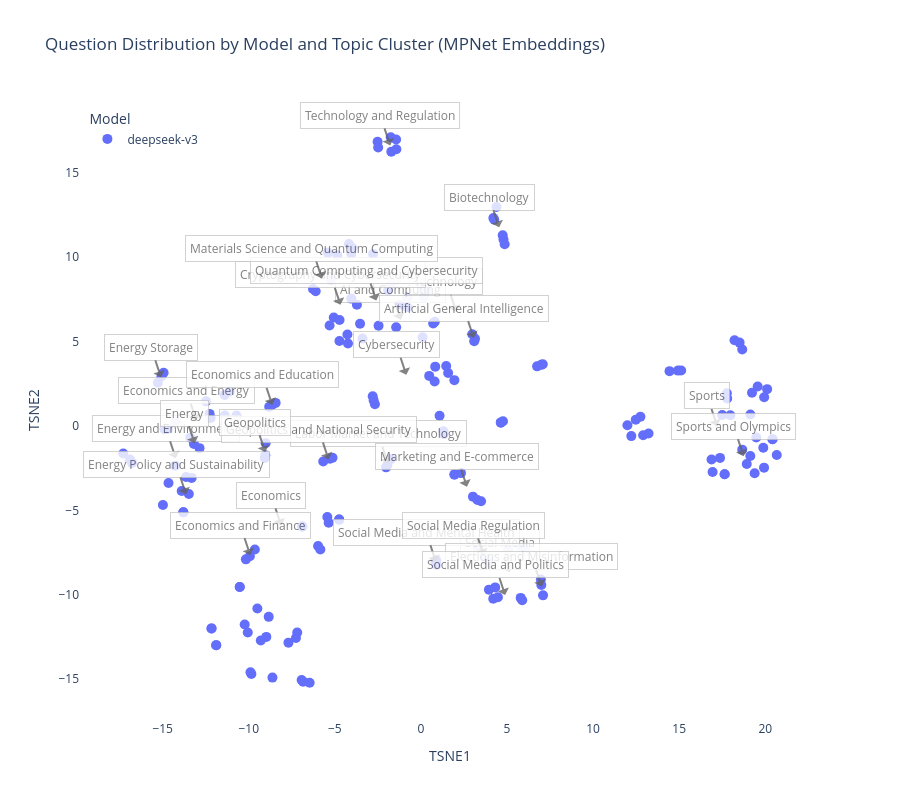

The notebook cell this image was saved under:
### Code cell
import numpy as np
from sklearn.feature_extraction.text import TfidfVectorizer
from sklearn.cluster import HDBSCAN
from sklearn.manifold import TSNE
import plotly.express as px
import plotly.graph_objects as go
from collections import Counter

def analyze_model_topics(logical_and_df: pd.DataFrame, model_names: list[str]):
    """
    Analyze and visualize topic distribution between models using MPNet embeddings and t-SNE.
    Interactive visualization with Plotly.
    """
    # Filter for specified models
    model_df = logical_and_df[logical_and_df['generator_model'].isin(model_names)]
    
    # Initialize MPNet model
    mpnet = SentenceTransformer('sentence-transformers/all-mpnet-base-v2')
    
    # Get embeddings for questions
    texts = model_df['question_body'].tolist()
    embeddings = mpnet.encode(texts, show_progress_bar=True)
    
    # t-SNE dimensionality reduction
    tsne = TSNE(n_components=2, 
                perplexity=30, 
                random_state=42)
    
    tsne_embeddings = tsne.fit_transform(embeddings)
    
    # Create visualization DataFrame
    viz_df = pd.DataFrame({
        'TSNE1': tsne_embeddings[:, 0],
        'TSNE2': tsne_embeddings[:, 1],
        'Model': model_df['generator_model'].values,
        'Question': texts,
        'Question_Preview': [t[:100] + '...' for t in texts],
        'Topic': model_df['topic'].values
    })
    
    # Create interactive plot
    fig = px.scatter(
        viz_df,
        x='TSNE1',
        y='TSNE2',
        color='Model',
        symbol='Model',
        hover_data={
            'TSNE1': False,
            'TSNE2': False,
            'Model': True,
            'Topic': True,
            'Question_Preview': True
        },
        title='Question Distribution by Model and Topic Cluster (MPNet Embeddings)',
        labels={'Question_Preview': 'Question'},
        height=800
    )
    
    # Add topic labels
    for topic in viz_df['Topic'].unique():
        if pd.isna(topic):  # Skip NaN topics
            continue
        topic_points = viz_df[viz_df['Topic'] == topic]
        x_mean = topic_points['TSNE1'].mean()
        y_mean = topic_points['TSNE2'].mean()
        
        fig.add_annotation(
            x=x_mean,
            y=y_mean,
            text=topic,
            showarrow=True,
            arrowhead=1,
            arrowsize=1,
            arrowwidth=2,
            arrowcolor="#636363",
            font=dict(size=12, color="#636363"),
            bgcolor="white",
            bordercolor="#c7c7c7",
            borderwidth=1,
            borderpad=4,
            opacity=0.8
        )
    
    # Update layout
    fig.update_traces(
        marker=dict(size=10),
        selector=dict(mode='markers')
    )
    
    fig.update_layout(
        legend=dict(
            yanchor="top",
            y=0.99,
            xanchor="left",
            x=0.01
        ),
        plot_bgcolor='white'
    )
    
    # Show plot
    fig.show()
    
    # Print topic distribution
    print("\nTopic distribution by model:")
    for model in model_names:
        model_data = viz_df[viz_df['Model'] == model]
        topic_dist = model_data['Topic'].value_counts()
        print(f"\n{model} topic distribution:")
        print(topic_dist)
    
    return viz_df

# Run the analysis
model_names = ['deepseek-v3']
viz_df = analyze_model_topics(combined_df, model_names)
#Energy and Environment = Energy Storage, Economics and Energy, Energy, Energy and Environment, Energy Policy and Sustainabity 
#Economics = Economics, Economics and Finance
#Politics = Geopolitcs, Economics and Education, Geopolitics and National Security, Labor Market and Technology
#Computing = Technology and Regulation, Materials Science and Quantum Computing, Cryptography, AI and Computing
#Artificial General Intelligence = Artificial General Intelligence, Robotics, AI and Robotics, AI and Computing, AI and Robotics 
#Biotechnology = Biotechnology, Healthcare and Biotech
# Sports = Sports, Sports and Olympics

### Figure 1 — Plotly figure (JSON) as saved in the notebook; plotly's stock layout.template omitted (floating-point values rounded to 4 significant figures; data arrays with more than 128 entries replaced by an {"elided": "..."} marker saying what was removed)
{"data": [{"customdata": {"elided": "201x3 str values"}, "hovertemplate": "Model=%{customdata[0]}<br>Topic=%{customdata[1]}<br>Question=%{customdata[2]}<extra></extra>", "legendgroup": "deepseek-v3", "marker": {"color": "#636efa", "size": 10, "symbol": "circle"}, "mode": "markers", "name": "deepseek-v3", "orientation": "v", "showlegend": true, "type": "scatter", "x": {"elided": "201 float values"}, "xaxis": "x", "y": {"elided": "201 float values"}, "yaxis": "y"}], "layout": {"annotations": [{"arrowcolor": "#636363", "arrowhead": 1, "arrowsize": 1, "arrowwidth": 2, "bgcolor": "white", "bordercolor": "#c7c7c7", "borderpad": 4, "borderwidth": 1, "font": {"color": "#636363", "size": 12}, "opacity": 0.8, "showarrow": true, "text": "Sports", "x": 17.21, "y": -0.002617}, {"arrowcolor": "#636363", "arrowhead": 1, "arrowsize": 1, "arrowwidth": 2, "bgcolor": "white", "bordercolor": "#c7c7c7", "borderpad": 4, "borderwidth": 1, "font": {"color": "#636363", "size": 12}, "opacity": 0.8, "showarrow": true, "text": "Energy and Environment", "x": -14.24, "y": -1.913}, {"arrowcolor": "#636363", "arrowhead": 1, "arrowsize": 1, "arrowwidth": 2, "bgcolor": "white", "bordercolor": "#c7c7c7", "borderpad": 4, "borderwidth": 1, "font": {"color": "#636363", "size": 12}, "opacity": 0.8, "showarrow": true, "text": "Energy Policy and Sustainability", "x": -13.64, "y": -4.057}, {"arrowcolor": "#636363", "arrowhead": 1, "arrowsize": 1, "arrowwidth": 2, "bgcolor": "white", "bordercolor": "#c7c7c7", "borderpad": 4, "borderwidth": 1, "font": {"color": "#636363", "size": 12}, "opacity": 0.8, "showarrow": true, "text": "Cybersecurity", "x": -0.8515, "y": 3.035}, {"arrowcolor": "#636363", "arrowhead": 1, "arrowsize": 1, "arrowwidth": 2, "bgcolor": "white", "bordercolor": "#c7c7c7", "borderpad": 4, "borderwidth": 1, "font": {"color": "#636363", "size": 12}, "opacity": 0.8, "showarrow": true, "text": "Economics", "x": -8.118, "y": -5.897}, {"arrowcolor": "#636363", "arrowhead": 1, "arrowsize": 1, "arrowwidth": 2, "bgcolor": "white", "bordercolor": "#c7c7c7", "borderpad": 4, "borderwidth": 1, "font": {"color": "#636363", "size": 12}, "opacity": 0.8, "showarrow": true, "text": "Sports and Olympics", "x": 18.74, "y": -1.793}, {"arrowcolor": "#636363", "arrowhead": 1, "arrowsize": 1, "arrowwidth": 2, "bgcolor": "white", "bordercolor": "#c7c7c7", "borderpad": 4, "borderwidth": 1, "font": {"color": "#636363", "size": 12}, "opacity": 0.8, "showarrow": true, "text": "AI and Computing", "x": -1.171, "y": 6.301}, {"arrowcolor": "#636363", "arrowhead": 1, "arrowsize": 1, "arrowwidth": 2, "bgcolor": "white", "bordercolor": "#c7c7c7", "borderpad": 4, "borderwidth": 1, "font": {"color": "#636363", "size": 12}, "opacity": 0.8, "showarrow": true, "text": "Technology", "x": 2.06, "y": 6.758}, {"arrowcolor": "#636363", "arrowhead": 1, "arrowsize": 1, "arrowwidth": 2, "bgcolor": "white", "bordercolor": "#c7c7c7", "borderpad": 4, "borderwidth": 1, "font": {"color": "#636363", "size": 12}, "opacity": 0.8, "showarrow": true, "text": "Cryptography and Cybersecurity", "x": -4.673, "y": 7.179}, {"arrowcolor": "#636363", "arrowhead": 1, "arrowsize": 1, "arrowwidth": 2, "bgcolor": "white", "bordercolor": "#c7c7c7", "borderpad": 4, "borderwidth": 1, "font": {"color": "#636363", "size": 12}, "opacity": 0.8, "showarrow": true, "text": "Biotechnology", "x": 4.543, "y": 11.77}, {"arrowcolor": "#636363", "arrowhead": 1, "arrowsize": 1, "arrowwidth": 2, "bgcolor": "white", "bordercolor": "#c7c7c7", "borderpad": 4, "borderwidth": 1, "font": {"color": "#636363", "size": 12}, "opacity": 0.8, "showarrow": true, "text": "Quantum Computing and Cybersecurity", "x": -2.594, "y": 7.438}, {"arrowcolor": "#636363", "arrowhead": 1, "arrowsize": 1, "arrowwidth": 2, "bgcolor": "white", "bordercolor": "#c7c7c7", "borderpad": 4, "borderwidth": 1, "font": {"color": "#636363", "size": 12}, "opacity": 0.8, "showarrow": true, "text": "Labor Market and Technology", "x": -1.908, "y": -2.247}, {"arrowcolor": "#636363", "arrowhead": 1, "arrowsize": 1, "arrowwidth": 2, "bgcolor": "white", "bordercolor": "#c7c7c7", "borderpad": 4, "borderwidth": 1, "font": {"color": "#636363", "size": 12}, "opacity": 0.8, "showarrow": true, "text": "Social Media", "x": 5.153, "y": -8.666}, {"arrowcolor": "#636363", "arrowhead": 1, "arrowsize": 1, "arrowwidth": 2, "bgcolor": "white", "bordercolor": "#c7c7c7", "borderpad": 4, "borderwidth": 1, "font": {"color": "#636363", "size": 12}, "opacity": 0.8, "showarrow": true, "text": "Economics and Energy", "x": -13.04, "y": 0.305}, {"arrowcolor": "#636363", "arrowhead": 1, "arrowsize": 1, "arrowwidth": 2, "bgcolor": "white", "bordercolor": "#c7c7c7", "borderpad": 4, "borderwidth": 1, "font": {"color": "#636363", "size": 12}, "opacity": 0.8, "showarrow": true, "text": "Social Media and Mental Health", "x": 0.8778, "y": -8.074}, {"arrowcolor": "#636363", "arrowhead": 1, "arrowsize": 1, "arrowwidth": 2, "bgcolor": "white", "bordercolor": "#c7c7c7", "borderpad": 4, "borderwidth": 1, "font": {"color": "#636363", "size": 12}, "opacity": 0.8, "showarrow": true, "text": "Energy", "x": -13.15, "y": -1.026}, {"arrowcolor": "#636363", "arrowhead": 1, "arrowsize": 1, "arrowwidth": 2, "bgcolor": "white", "bordercolor": "#c7c7c7", "borderpad": 4, "borderwidth": 1, "font": {"color": "#636363", "size": 12}, "opacity": 0.8, "showarrow": true, "text": "Marketing and E-commerce", "x": 2.67, "y": -3.599}, {"arrowcolor": "#636363", "arrowhead": 1, "arrowsize": 1, "arrowwidth": 2, "bgcolor": "white", "bordercolor": "#c7c7c7", "borderpad": 4, "borderwidth": 1, "font": {"color": "#636363", "size": 12}, "opacity": 0.8, "showarrow": true, "text": "Geopolitics and National Security", "x": -5.365, "y": -1.982}, {"arrowcolor": "#636363", "arrowhead": 1, "arrowsize": 1, "arrowwidth": 2, "bgcolor": "white", "bordercolor": "#c7c7c7", "borderpad": 4, "borderwidth": 1, "font": {"color": "#636363", "size": 12}, "opacity": 0.8, "showarrow": true, "text": "Energy Storage", "x": -15.1, "y": 2.884}, {"arrowcolor": "#636363", "arrowhead": 1, "arrowsize": 1, "arrowwidth": 2, "bgcolor": "white", "bordercolor": "#c7c7c7", "borderpad": 4, "borderwidth": 1, "font": {"color": "#636363", "size": 12}, "opacity": 0.8, "showarrow": true, "text": "Social Media Regulation", "x": 3.649, "y": -7.673}, {"arrowcolor": "#636363", "arrowhead": 1, "arrowsize": 1, "arrowwidth": 2, "bgcolor": "white", "bordercolor": "#c7c7c7", "borderpad": 4, "borderwidth": 1, "font": {"color": "#636363", "size": 12}, "opacity": 0.8, "showarrow": true, "text": "Technology and Regulation", "x": -1.785, "y": 16.63}, {"arrowcolor": "#636363", "arrowhead": 1, "arrowsize": 1, "arrowwidth": 2, "bgcolor": "white", "bordercolor": "#c7c7c7", "borderpad": 4, "borderwidth": 1, "font": {"color": "#636363", "size": 12}, "opacity": 0.8, "showarrow": true, "text": "Economics and Education", "x": -8.637, "y": 1.249}, {"arrowcolor": "#636363", "arrowhead": 1, "arrowsize": 1, "arrowwidth": 2, "bgcolor": "white", "bordercolor": "#c7c7c7", "borderpad": 4, "borderwidth": 1, "font": {"color": "#636363", "size": 12}, "opacity": 0.8, "showarrow": true, "text": "Elections and Misinformation", "x": 7.017, "y": -9.526}, {"arrowcolor": "#636363", "arrowhead": 1, "arrowsize": 1, "arrowwidth": 2, "bgcolor": "white", "bordercolor": "#c7c7c7", "borderpad": 4, "borderwidth": 1, "font": {"color": "#636363", "size": 12}, "opacity": 0.8, "showarrow": true, "text": "Social Media and Politics", "x": 4.889, "y": -10.02}, {"arrowcolor": "#636363", "arrowhead": 1, "arrowsize": 1, "arrowwidth": 2, "bgcolor": "white", "bordercolor": "#c7c7c7", "borderpad": 4, "borderwidth": 1, "font": {"color": "#636363", "size": 12}, "opacity": 0.8, "showarrow": true, "text": "Artificial General Intelligence", "x": 3.071, "y": 5.207}, {"arrowcolor": "#636363", "arrowhead": 1, "arrowsize": 1, "arrowwidth": 2, "bgcolor": "white", "bordercolor": "#c7c7c7", "borderpad": 4, "borderwidth": 1, "font": {"color": "#636363", "size": 12}, "opacity": 0.8, "showarrow": true, "text": "Economics and Finance", "x": -9.917, "y": -7.651}, {"arrowcolor": "#636363", "arrowhead": 1, "arrowsize": 1, "arrowwidth": 2, "bgcolor": "white", "bordercolor": "#c7c7c7", "borderpad": 4, "borderwidth": 1, "font": {"color": "#636363", "size": 12}, "opacity": 0.8, "showarrow": true, "text": "Geopolitics", "x": -9.043, "y": -1.551}, {"arrowcolor": "#636363", "arrowhead": 1, "arrowsize": 1, "arrowwidth": 2, "bgcolor": "white", "bordercolor": "#c7c7c7", "borderpad": 4, "borderwidth": 1, "font": {"color": "#636363", "size": 12}, "opacity": 0.8, "showarrow": true, "text": "Materials Science and Quantum Computing", "x": -5.749, "y": 8.74}], "height": 800, "legend": {"title": {"text": "Model"}, "tracegroupgap": 0, "x": 0.01, "xanchor": "left", "y": 0.99, "yanchor": "top"}, "plot_bgcolor": "white", "title": {"text": "Question Distribution by Model and Topic Cluster (MPNet Embeddings)"}, "xaxis": {"anchor": "y", "domain": [0, 1], "title": {"text": "TSNE1"}}, "yaxis": {"anchor": "x", "domain": [0, 1], "title": {"text": "TSNE2"}}}}
